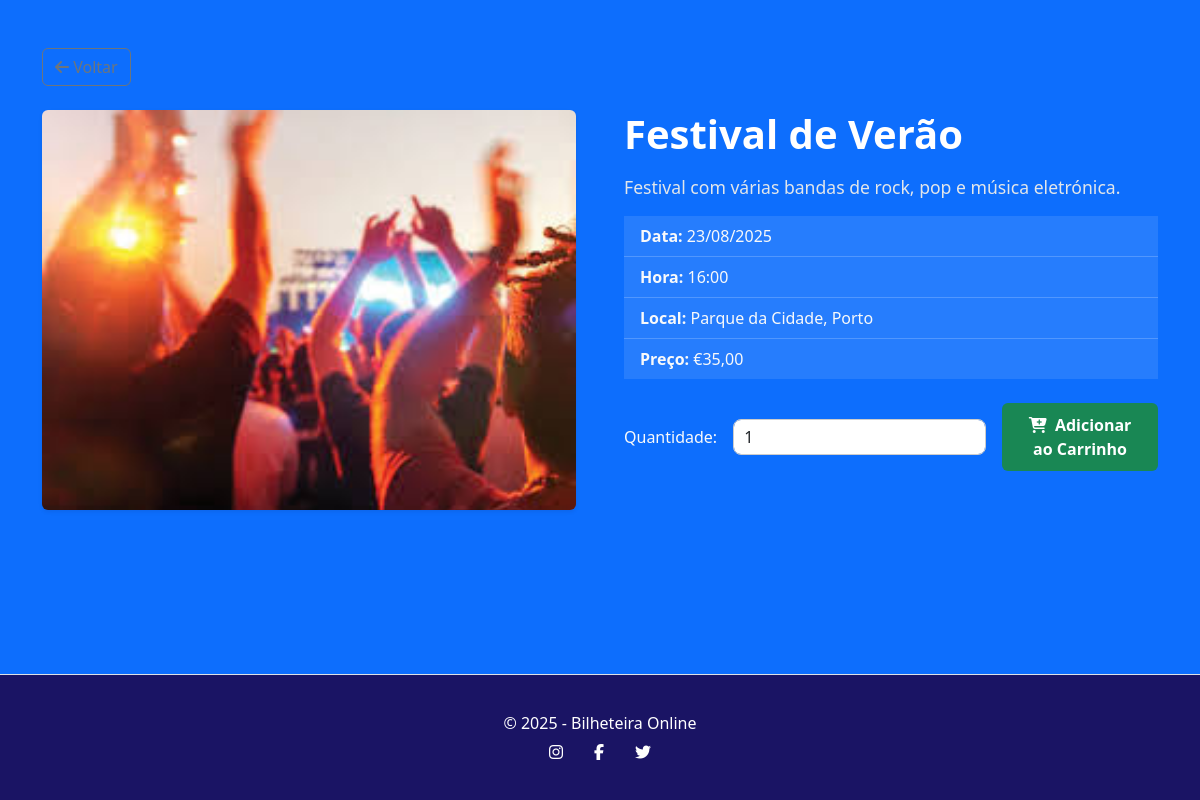
Page /evento_detalhes.php?id=2 on the committed database.
### tables this page shows
CREATE TABLE `events` (
  `id` int(11) NOT NULL,
  `titulo` varchar(150) DEFAULT NULL,
  `descricao` text,
  `data` date DEFAULT NULL,
  `hora` time DEFAULT NULL,
  `local` varchar(150) DEFAULT NULL,
  `preco` decimal(10,2) DEFAULT NULL,
  `imagem` varchar(255) DEFAULT NULL,
  `stock` int(11) NOT NULL
);

### evento_detalhes.php (the view, shortened to what this page needs)
<?php
include 'config.php';
$id = intval($_GET['id']);
$sql = "SELECT * FROM events WHERE id = ?";
$stmt = $conn->prepare($sql);
$stmt->bind_param("i", $id);
$stmt->execute();
$result = $stmt->get_result();
$evento = $result->fetch_assoc();
?>
<!DOCTYPE html>
<html lang="pt">
<head>
    <link href="https://cdn.jsdelivr.net/npm/bootstrap@5.3.3/dist/css/bootstrap.min.css" rel="stylesheet">
    <link rel="stylesheet" href="css/detalhes.css">
</head>
<body>
    <main class="py-5">
        <div class="container">
            <a href="index.php" class="btn btn-outline-secondary mb-4"><i class="fa fa-arrow-left"></i> Voltar</a>
            <div class="row g-5 align-items-start">
                <div class="col-md-6">
                    <img src="<?= htmlspecialchars($evento['imagem']) ?>" alt="Imagem do evento <?= htmlspecialchars($evento['titulo']) ?>" class="img-fluid rounded shadow-sm">
                </div>
                <div class="col-md-6">
                    <h1 class="mb-3"><?= htmlspecialchars($evento['titulo']) ?></h1>
                    <p class="lead"><?= nl2br(htmlspecialchars($evento['descricao'])) ?></p>
                    <ul class="list-group list-group-flush mb-4">
                        <li class="list-group-item"><strong>Data:</strong> <?= date("d/m/Y", strtotime($evento['data'])) ?></li>
                        <li class="list-group-item"><strong>Hora:</strong> <?= date("H:i", strtotime($evento['hora'])) ?></li>
                        <li class="list-group-item"><strong>Local:</strong> <?= htmlspecialchars($evento['local']) ?></li>
                        <li class="list-group-item"><strong>Preço:</strong> €<?= number_format($evento['preco'], 2, ',', '.') ?></li>
                    </ul>
                    <form method="post" class="d-flex align-items-center gap-3">
                        <label for="quantidade" class="form-label mb-0">Quantidade:</label>
                        <input type="number" name="quantidade" id="quantidade" value="1" min="1" class="form-control w-auto" required>
                        <button type="submit" name="adicionar_carrinho" class="btn btn-success">
                            <i class="fa fa-cart-plus me-1"></i> Adicionar ao Carrinho
                        </button>
                    </form>
                </div>
            </div>
        </div>
    </main>
<footer class="footer mt-5 custom-footer border-top">
        <div class="container text-center py-3">
            <p class="mb-1">© <?= date("Y") ?> - Bilheteira Online</p>
            <div class="social-icons">
                <a href="https://www.instagram.com" target="_blank" class="mx-2"><i class="fa fa-instagram"></i></a>
                <a href="https://www.facebook.com" target="_blank" class="mx-2"><i class="fa fa-facebook"></i></a>
                <a href="https://www.twitter.com" target="_blank" class="mx-2"><i class="fa fa-twitter"></i></a>
            </div>
        </div>
    </footer>
</body>
</html>

### css/detalhes.css (style rules this page uses)
html, body { height: 100%; margin: 0; padding: 0; }
body { display: flex; flex-direction: column; min-height: 100vh; background-color: #0d6efd; font-family: 'Segoe UI', Tahoma, Geneva, Verdana, sans-serif; color: #f8f9fa; }
main { flex: 1; padding-top: 3rem; padding-bottom: 3rem; }
.img-fluid { width: 100%; height: 400px; object-fit: cover; border-radius: 15px; box-shadow: 0 4px 12px rgba(0, 0, 0, 0.3); }
h1 { font-size: 2.5rem; font-weight: bold; color: #ffffff; margin-bottom: 1rem; }
.lead { font-size: 1.1rem; color: #e2e6ea; }
.list-group-item { font-size: 1rem; background-color: rgba(255, 255, 255, 0.1); border: none; color: #f8f9fa; border-bottom: 1px solid rgba(255, 255, 255, 0.2); }
form .btn-success { padding: 10px 25px; font-size: 1rem; font-weight: 600; background-color: #198754; border: none; }
form input[type="number"] { border-radius: 8px; padding: 5px 10px; border: 1px solid #ccc; }
.custom-footer { background-color: #1A1464; color: white; border-top: 1px solid #ddd; padding: 20px 0; text-align: center; }
.footer .social-icons { display: flex; justify-content: center; gap: 15px; margin-top: 5px; }
.footer .social-icons a { color: white; text-decoration: none; transition: color 0.3s; }

### rows in the picture
events: imagem (picture), titulo "Festival de Verão", descricao "Festival com várias bandas de rock, pop e música eletrónica.", data "23/08/2025", hora "16:00", local "Parque da Cidade, Porto", preco "35,00"
